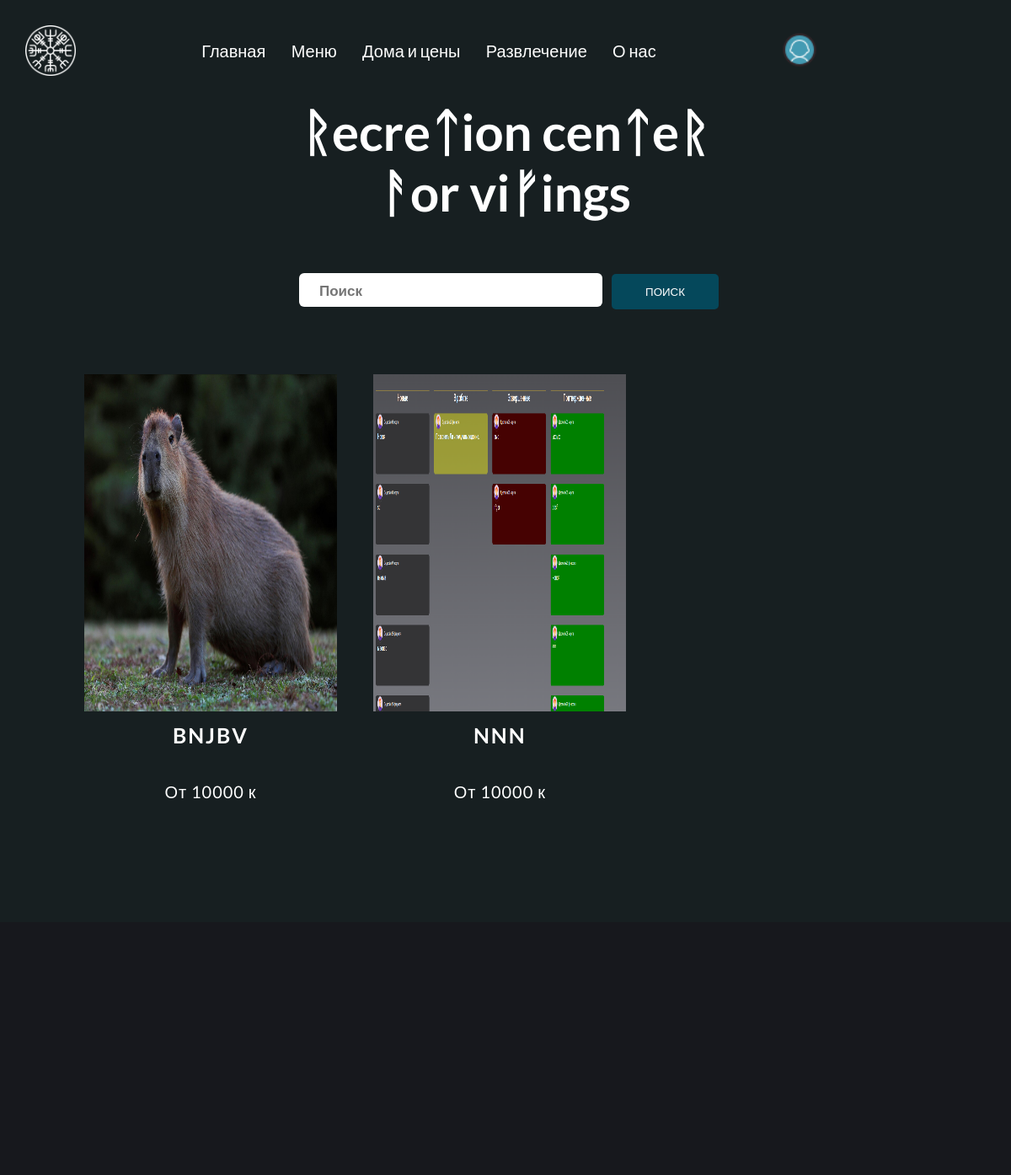
The app's page /entertainment/, older data.
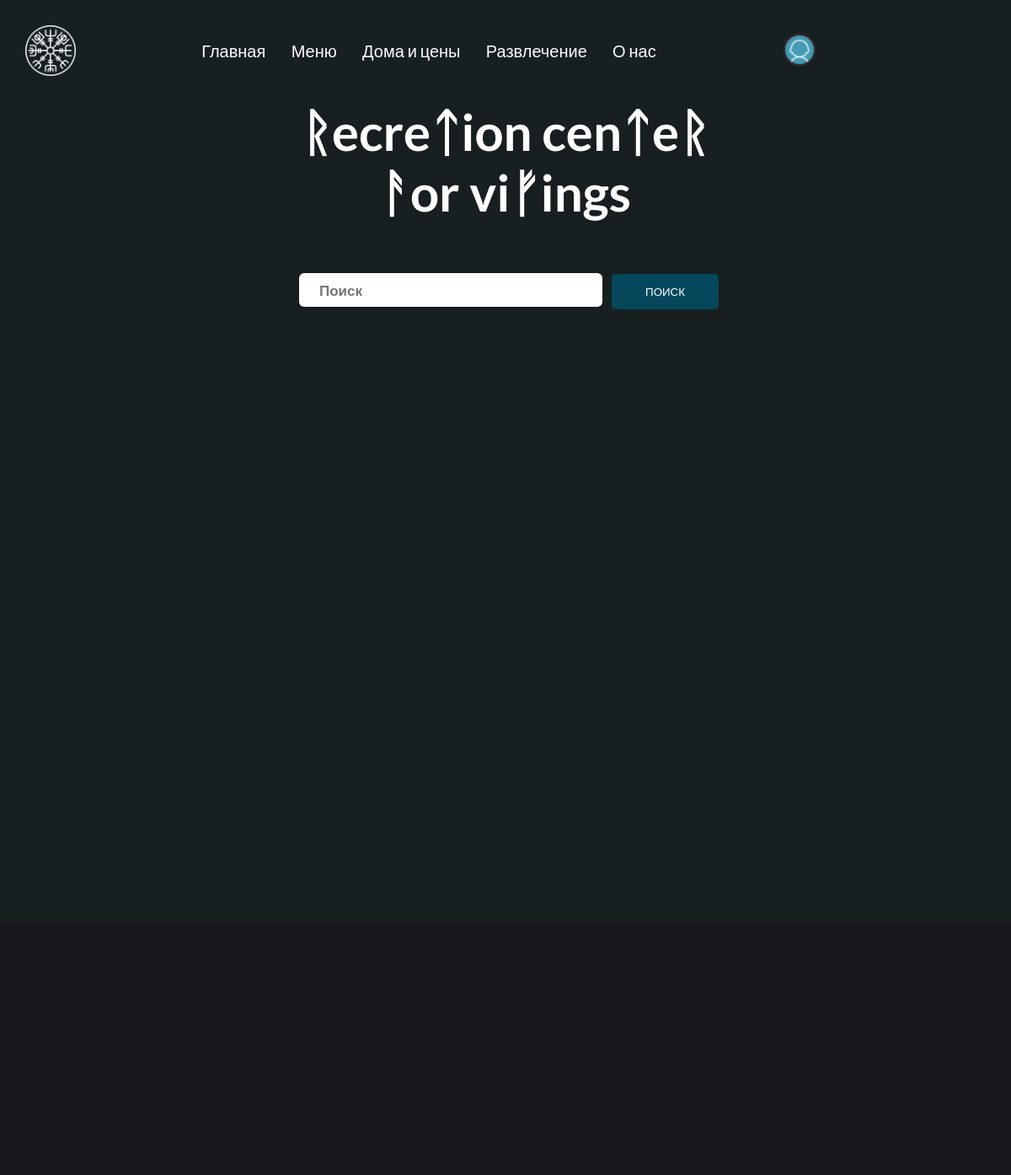
The same page, newer data.
### mainapp/models.py (models this page shows, shortened)
class Entertainment(models.Model):
    title = models.CharField(max_length=50)
    description = models.TextField(blank=False, null=False)
    feature_image = models.ImageField(upload_to='entertainment/%Y/%m/%d', default='default-services.jpg')
    total = models.IntegerField(default=0, blank=True, null=True)
    price = models.IntegerField(default=10000, blank=False, null=False)
    create = models.DateTimeField(auto_now_add=True)

### mainapp/views.py (the view)
# urls.py: path('entertainment/', views.entertainment, name='entertainment'),
def entertainment(request):
    entertainment_card, search_query = search(request, 'entertainment')
    custom_range, entertainment_card = pagination(request, entertainment_card, 3)
    context = {
        'entertainment_card': entertainment_card,
        'search_query': search_query,
        'custom_range': custom_range
    }
    return render(request, 'mainapp/entertainment-pages.html', context)

### mainapp/utils.py (called while the page is built, shortened)
def search(request, model):
    search_query = ''
    if request.GET.get('search_query'):
        search_query = request.GET.get('search_query')
    if model == 'services':
        services = Services.objects.filter(
            Q(title__icontains=search_query) |
            Q(description__icontains=search_query) |
            Q(price__icontains=search_query)
        )
        return services, search_query
    elif model == 'entertainment':
        entertainment = Entertainment.objects.filter(
            Q(title__icontains=search_query) |
            Q(description__icontains=search_query) |
            Q(price__icontains=search_query)
        )
        return entertainment, search_query

### mainapp/templates/mainapp/entertainment-pages.html
{% extends 'mainapp/base.html' %}
{% block content %}
<main>
    <h1 class="title_h1">ᚱecreᛏion cenᛏeᚱ <br> ᚨor <b>viᚠings</b></h1>
    <div class="wrapper-content">
        <div class="settings_services">
           <form action="#" method="get" class="form_search" id="search">
                <input type="text" class="search input_auth" name="search_query" value="{{ search_query }}" placeholder="Поиск">
                <input type="submit" class="btn_submit btn_search" value="Поиск">
           </form>
        </div>
    </div>
    {% include 'includes/entertainment.html' %}
</main>
{% endblock %}

### mainapp/templates/includes/entertainment.html (shortened to what this page needs)
<section class="wrapper-section_card">
  <div class="wrapper--section-services">
    {% for entertainment in entertainment_card %}
    <div class="services_card">
      <a href="{% url 'cards_page' pk=entertainment.pk card_type='entertainment' %}">
        <img src="{{ entertainment.feature_image.url }}" alt="турбаза" />
      </a>
      <div class="card_title">
        <h3>{{ entertainment.title }}</h3>
        <p>От {{ entertainment.price }} к</p>
      </div>
    </div>
    {% endfor %}
  </div>
</section>

Row changes from the older to the newer data that the page shows:
removed Entertainment: feature_image (picture), title "BNJBV", price "10000"
removed Entertainment: feature_image (picture), title "NNN", price "10000"
